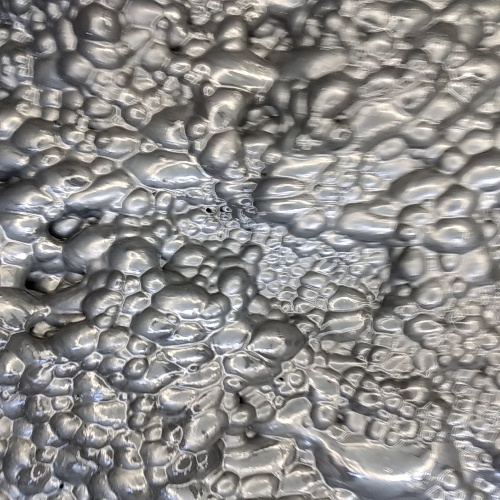
#> input picture web_project/video_detection/statics/images/rl4_pb15-7-0.jpg, 500 x 500 px
$ python -i image_model.py   (imports and definitions only)
#> lines starting #> are read from the running program, lines starting #| are printed output that depends on the picture; after the words box and inside, x2 and y2 are one past the last pixel; in counts of white or black regions, pixels touching at a corner belong together
import numpy as np
import cv2
import skimage.morphology as skm
from skimage import measure, color


def image_segmentation(path_img, size_img, display_results=True):
    #================================================================
    # Read the image and convert it to gray scale

#> called with path_img = 'statics/images/rl4_pb15-7-0.jpg', size_img = (500, 500), display_results = True
    img = cv2.imread(path_img)
#> img is the input picture: shape (500, 500, 3); mean B, G, R 138.6, 140.2, 142.1
    gray_img = cv2.cvtColor(img, cv2.COLOR_BGR2GRAY)

    #================================================================
    # Preprocessing of the image

    # sharpen operation
    kernel_pre1 = np.array([[0, -1, 0], [-1, 5, -1], [0, -1, 0]])
    #kernel_pre1 = np.array([[-1, -1, -1, -1, -1],[-1, -1, -1, -1, -1],[-1, -1, 27, -1, -1], [-1, -1, -1, -1, -1], [-1, -1, -1, -1, -1]])
    #kernel_pre = np.array([[-1, -1, -1], [-1, 9, -1], [-1, -1, -1]])
    img_sharpen = cv2.filter2D(gray_img, -1, kernel_pre1)

    # gaussien blur operation
    kernel_pre2 = np.array([[1, 4, 6, 4, 1], [4, 16, 24, 16, 4],
                            [6, 24, 36, 24, 6], [4, 16, 24, 16, 4],
                            [1, 4, 6, 4, 1]]) / 256
    img_blur = cv2.filter2D(img_sharpen, -1, kernel_pre2)
    #img_smooth = cv2.medianBlur(img_sharpen,3)

    #================================================================
    # edges extraction based on the adaptive treshold

    img_AT_1 = cv2.adaptiveThreshold(img_blur, 255,
                                     cv2.ADAPTIVE_THRESH_GAUSSIAN_C,
                                     cv2.THRESH_BINARY, 9, 3)
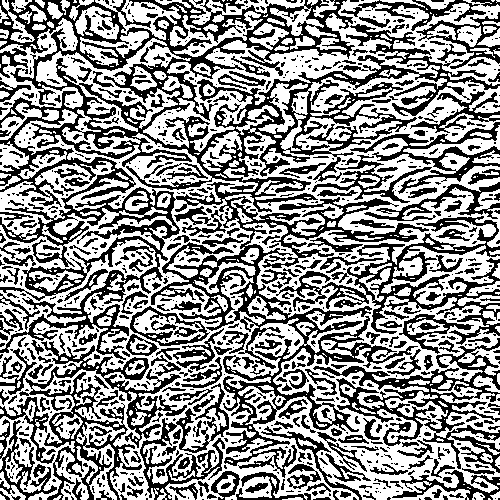
#> img_AT_1: shape (500, 500); 56.6% white; 1050 black regions (699 under 20 px), largest, box (x1, y1, x2, y2) and area: (0, 0, 500, 478) 49595, (19, 341, 187, 500) 5896, (276, 216, 500, 345) 5802
    closing1 = skm.area_closing(img_AT_1, area_threshold=15, connectivity=1)
#> closing1: shape (500, 500); 58.2% white; 419 black regions (68 under 20 px), largest, box (x1, y1, x2, y2) and area: (0, 0, 500, 478) 48935, (19, 341, 187, 500) 5861, (279, 216, 500, 345) 5783

    #================================================================
    # Extraction of sure forground using distance transform, treshold and opening algorithms

    # distance transform allow more controle than erosion
    dist_transform = cv2.distanceTransform(closing1, cv2.DIST_L2, 3)
    ret1, sure_fg1 = cv2.threshold(dist_transform, 0.1 * dist_transform.max(),
                                   255, cv2.THRESH_BINARY)
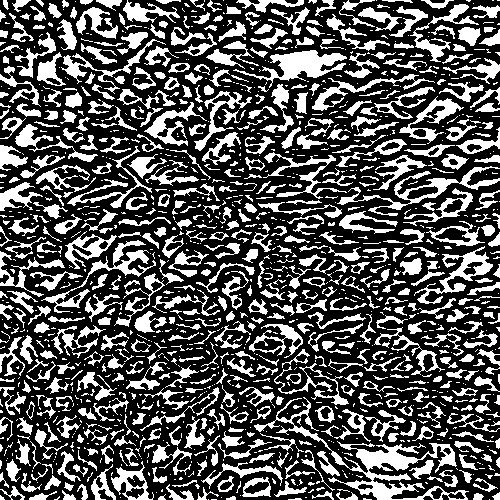
#> sure_fg1: shape (500, 500) float32; 32.9% white; 1316 white regions (750 under 20 px), largest, box (x1, y1, x2, y2) and area: (254, 397, 469, 500) 3409, (233, 50, 347, 88) 1542, (337, 166, 500, 216) 1367
#> ret1 = 1.19

    kernel = np.ones((3, 3), np.uint8)
    opening = cv2.morphologyEx(sure_fg1, cv2.MORPH_OPEN, kernel, iterations=1)
#> opening: shape (500, 500) float32; 22.2% white; 999 white regions (352 under 20 px), largest, box (x1, y1, x2, y2) and area: (271, 50, 346, 80) 1264, (356, 446, 417, 470) 841, (347, 481, 406, 500) 550
    sure_fg2 = opening.astype(np.uint8)

    #================================================================
    # Creating background image (white image all value == 255)
    # we don't need to use dilation because in our case we dont have a background

    sure_bg = np.full(size_img, 255, np.uint8)
    #kernel = np.ones((3,3),np.uint8)
    #sure_bg = cv2.dilate(sure_fg2, kernel, iterations = 100)

    #================================================================
    # Finding unknown region

    unknown1 = cv2.subtract(sure_bg, sure_fg2)
#> unknown1: shape (500, 500); 77.8% white; 999 black regions (352 under 20 px)
#> sure_bg: shape (500, 500); every value is 255

    #================================================================
    # preparing markers

    # Marker labelling
    ret1, markers1 = cv2.connectedComponents(sure_fg2)
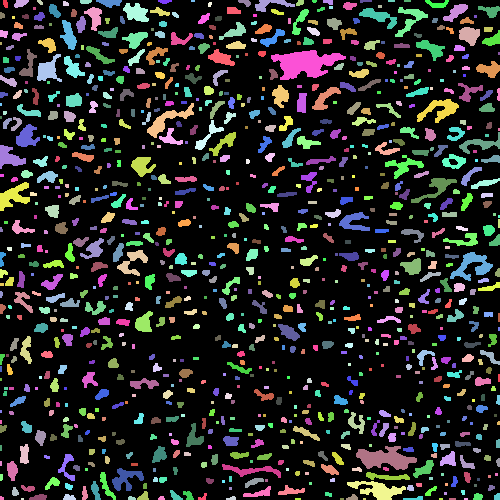
#> markers1: shape (500, 500) int32; 1000 distinct labels, from 0 to 999; one colour per label, 0 black
#> ret1 = 1000
    # Add one to all labels so that sure background is not 0, but 1
    markers1 = markers1 + 1
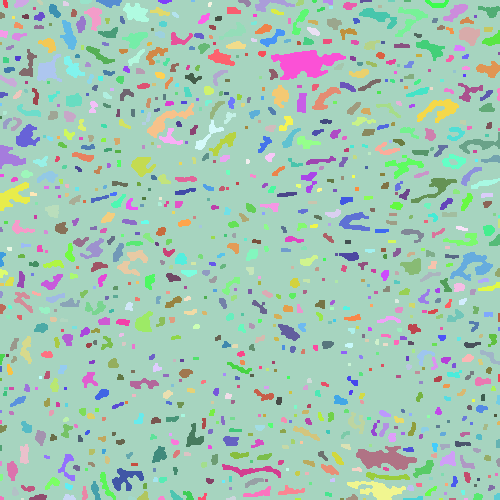
#> markers1: shape (500, 500) int32; 1000 distinct labels, from 1 to 1000; one colour per label, 0 black
    # Now, mark the region of unknown with zero
    markers1[unknown1 == 255] = 0
#> markers1: shape (500, 500) int32; 1000 distinct labels, from 0 to 1000

    #================================================================
    # apply watershed algorithm

    markers1 = cv2.watershed(img, markers1)
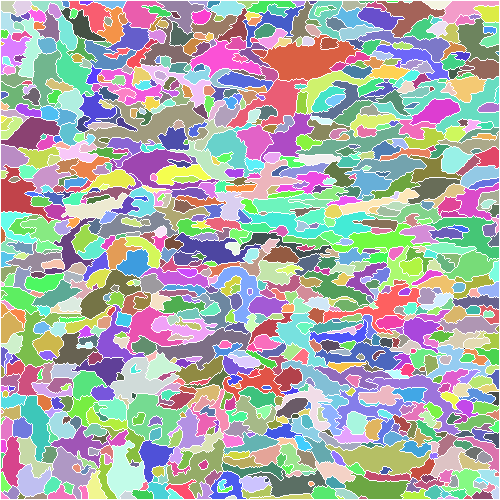
#> markers1: shape (500, 500) int32; 1001 distinct labels, from -1 to 1000; one colour per label, 0 black, -1 white
    markers1_img = markers1.astype(np.uint8)
    markers1b = color.label2rgb(markers1, bg_label=0)
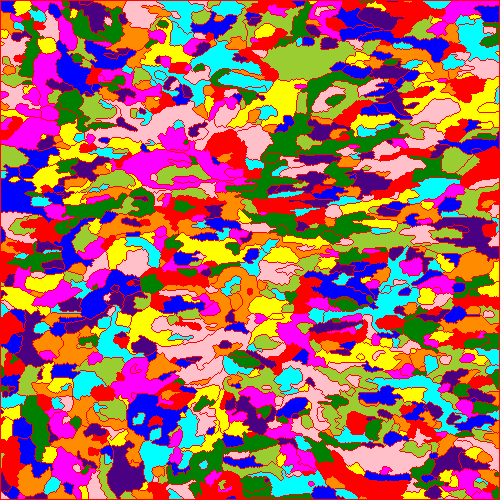
#> markers1b: shape (500, 500, 3) float64; mean R, G, B 0.649, 0.412, 0.389

    #================================================================
    # display images

    if display_results == True:
        img1 = np.copy(img)
        img1[markers1 == -1] = [0, 0, 255]
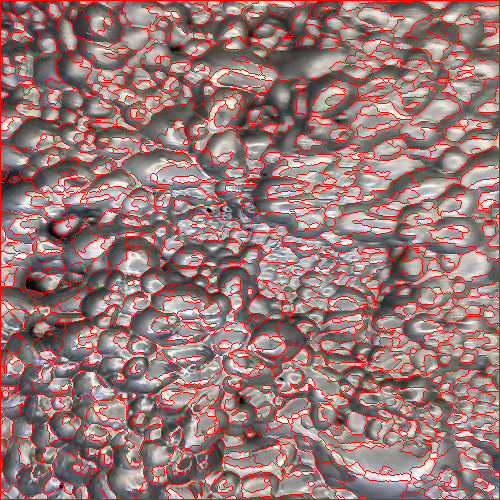
#> img1: shape (500, 500, 3); 13.78% of pixels changed, all inside (x1, y1, x2, y2) = (0, 0, 500, 500)
        # [11 lines of commented-out code are left out]

    cv2.waitKey(0)
    cv2.destroyAllWindows()

    return markers1, gray_img, img1, opening, markers1_img


def bubble_size_measurements(markers, gray_img, list_max_group_perimeters,
                             list_max_group_areas, pixels_to_mm):
    ### this function arrange perimeters and areas into groups and returns :
    # the total number of bubbles in an image
    # a list of percentage of number of items in each group
    # a average perimeter and the average area in each group

#> called with pixels_to_mm = 1
    regions = measure.regionprops(markers, intensity_image=gray_img)
#> regions = 999 regions; largest, box (x1, y1, x2, y2) and area: (260, 35, 361, 81) 2351, (85, 100, 208, 148) 2234, (403, 77, 499, 134) 1778, (326, 440, 431, 475) 1711, (110, 149, 219, 190) 1469
    pixels_to_mm = 1  # Determine how many pixels are in each mm
    perimeters_list = []
    areas_list = []

    for region in regions:
        perimeters_list.append(region['perimeter'] * pixels_to_mm)
        areas_list.append(region['area'] * pixels_to_mm**2)
#> after the loop, areas_list = 999 values, max 2351 at index 108, min 5 at index 810, mean 215.8; perimeters_list = 999 values, max 590.5 at index 217, min 5.21 at index 810, mean 72.8

    # Calculate the total number of bubbles
    total_number = len(regions)
#> total_number = 999

    # Creat groupes of perimeters and areas
    list_groups_perimeters = []
    list_groups_areas = []
    for i in range(len(list_max_group_perimeters) + 1):
        list_groups_perimeters.append([])
        list_groups_areas.append([])

    # Arrange perimeters and areas into groups
    for (perimeter, area) in zip(perimeters_list, areas_list):
        i = 0  # the index of a groupe of perimeters in list_groups_perimeters (same with areas)
        perimeter_appended = False
        area_appended = False
        for (max_group_perimeters,
             max_group_areas) in zip(list_max_group_perimeters,
                                     list_max_group_areas):
            if perimeter <= max_group_perimeters and perimeter_appended == False:
                list_groups_perimeters[i].append(perimeter)
                perimeter_appended = True

            if area <= max_group_areas and area_appended == False:
                list_groups_areas[i].append(area)
                area_appended = True

            i = i + 1  # we pass to the next groupe of perimeters or areas

        # for the last groupe
        if perimeter > list_max_group_perimeters[
                i - 1] and perimeter_appended == False:
            list_groups_perimeters[i].append(perimeter)
            perimeter_appended = True

        if area > list_max_group_areas[i - 1] and area_appended == False:
            list_groups_areas[i].append(area)
            area_appended = True
#> this loop made 999 passes

    # Calculate the percentage and the average for each group
    list_percentages = []
    list_averages = []
    for (group_p, group_a) in zip(list_groups_perimeters, list_groups_areas):

        ####################################################################
        # Calculate the percentage of number of items in each group
        ####################################################################
        percentage = {}

        ### for the group of perimeters
        if group_p:  # if the list group_p is not empty
            p = len(group_p) / total_number
            p = p * 100
            percentage["perimeters"] = p
        else:
            percentage["perimeters"] = 0

        ### for the group of areas
        if group_a:  # if the list group_p is not empty
            p = len(group_a) / total_number
            p = p * 100
            percentage["areas"] = p
        else:
            percentage["areas"] = 0

        list_percentages.append(percentage)

        ####################################################################
        # Calculate the average perimeter and the average area in each group
        ####################################################################
        average = {}

        ### for the group perimeters
        if group_p:  # if the list group_p is not empty
            a = sum(group_p) / len(group_p)
            average["perimeter"] = a
        else:
            average["perimeter"] = -1

        ### for the group areas
        if group_a:  # if the list group_p is not empty
            a = sum(group_a) / len(group_a)
            average["area"] = a
        else:
            average["area"] = -1

        list_averages.append(average)
#> this loop made 4 passes
#> p on passes 1 to 4: 88.39, 9.11, 2.3, 0.2
#> after the loop, list_averages = 4 items; list_percentages = 4 items

    return total_number, list_percentages, list_averages


def bubble_size_distribution(path_img,
                             size_img,
                             list_max_group_perimeters,
                             list_max_group_areas,
                             pixels_to_mm,
                             display_results=True):
    # segment the image
    markers, gray_img, img1, opening, markers1_img = image_segmentation(
        path_img, size_img, display_results)
    # extract bubble size measurements
    total_number, list_percentages, list_averages = bubble_size_measurements(
        markers, gray_img, list_max_group_perimeters, list_max_group_areas,
        pixels_to_mm)
#> total_number = 999; list_percentages = 4 items; list_averages = 4 items

    segmented_froth_img = r'static\app_resources\images\output\segmented_froth_img.png'
    Otsu_thresholding_img = r'static\app_resources\images\output\Otsu_thresholding_img.png'
    shadow_img = r'static\app_resources\images\output\shadow_img.png'

    #save the result images in the static folder
    cv2.imwrite(segmented_froth_img, img1)
    cv2.imwrite(Otsu_thresholding_img, opening)
    cv2.imwrite(shadow_img, markers1_img)

    #The reason behind saving the imgs  in the django statics folder (root_folder) is that when DEBUG = False the statics in the static folder should be also in the django statics
    #Which means any change should be on both sides and that's also a problem that should be fixed
    segmented_froth_img2 = r'Django_statics\app_resources\images\output\segmented_froth_img.png'
    Otsu_thresholding_img2 = r'Django_statics\app_resources\images\output\Otsu_thresholding_img.png'
    shadow_img2 = r'Django_statics\app_resources\images\output\shadow_img.png'

    cv2.imwrite(segmented_froth_img2, img1)
    cv2.imwrite(Otsu_thresholding_img2, opening)
    cv2.imwrite(shadow_img2, markers1_img)

    return total_number, list_percentages, list_averages


def image_processus(path_img):
    size_img = (500, 500)
    list_max_group_perimeters = [100, 300, 500]
    list_max_group_areas = [500, 1000, 2000]
    pixels_to_mm = 1

    total_number, list_percentages, list_averages = bubble_size_distribution(
        path_img,
        size_img,
        list_max_group_perimeters,
        list_max_group_areas,
        pixels_to_mm,
        display_results=True)
#> total_number = 999; list_percentages = 4 items; list_averages = 4 items
    # if display_results == True the function will display the images results in each step of segmentation

    return total_number, list_percentages, list_averages


# [36 lines left out: functions extractImages, crop, not called in this run]

>>> result = image_processus('statics/images/rl4_pb15-7-0.jpg')

$ run again, on web_project/video_detection/statics/images/rl4_pb15-7-24.jpg
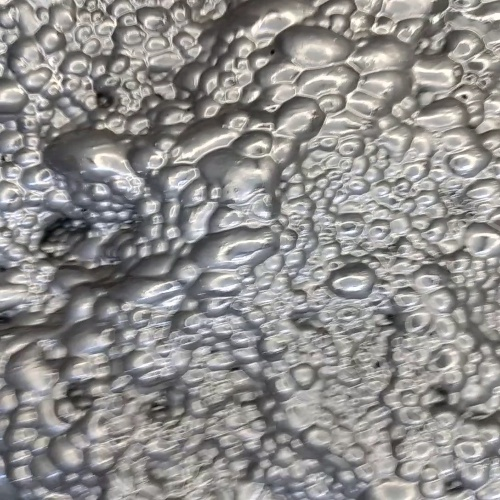
#> input picture web_project/video_detection/statics/images/rl4_pb15-7-24.jpg, 500 x 500 px
#> in image_segmentation, img is the input picture: shape (500, 500, 3); mean B, G, R 140.8, 142.5, 144.2
#> img_AT_1: shape (500, 500); 56.4% white; 962 black regions (642 under 20 px), largest, box (x1, y1, x2, y2) and area: (0, 0, 500, 500) 79596, (394, 433, 500, 499) 1765, (341, 160, 445, 207) 712
#> closing1: shape (500, 500); 57.9% white; 387 black regions (69 under 20 px), largest, box (x1, y1, x2, y2) and area: (0, 0, 500, 500) 79078, (394, 433, 500, 499) 1759, (341, 160, 445, 207) 712
#> sure_fg1: shape (500, 500) float32; 24.9% white; 1814 white regions (1134 under 20 px), largest, box (x1, y1, x2, y2) and area: (47, 131, 133, 174) 1573, (199, 0, 307, 62) 1025, (282, 28, 350, 63) 932
#> in image_segmentation, `ret1, sure_fg1 = cv2.threshold(dist_transform, 0.1 * dist_transform.ma..`: ret1 = 1.66
#> opening: shape (500, 500) float32; 16.5% white; 856 white regions (297 under 20 px), largest, box (x1, y1, x2, y2) and area: (48, 131, 111, 170) 1214, (215, 0, 293, 33) 813, (225, 162, 261, 200) 583
#> unknown1: shape (500, 500); 83.5% white; 856 black regions (297 under 20 px)
#> sure_bg: shape (500, 500); every value is 255
#> in image_segmentation, `ret1, markers1 = cv2.connectedComponents(sure_fg2)`:
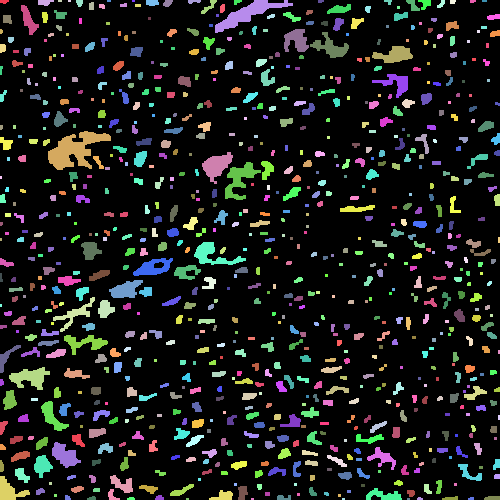
#> markers1: shape (500, 500) int32; 857 distinct labels, from 0 to 856; one colour per label, 0 black
#> in image_segmentation, `ret1, markers1 = cv2.connectedComponents(sure_fg2)`: ret1 = 857
#> in image_segmentation, `img1[markers1 == -1] = [0, 0, 255]`:
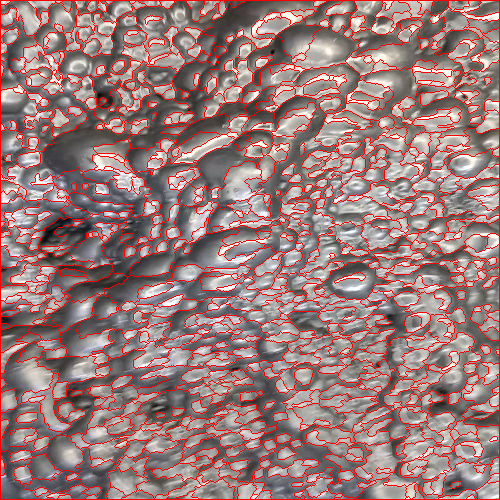
#> img1: shape (500, 500, 3); 12.96% of pixels changed, all inside (x1, y1, x2, y2) = (0, 0, 500, 500)
#> regions = 856 regions; largest, box (x1, y1, x2, y2) and area: (8, 109, 132, 201) 3506, (256, 96, 338, 221) 2672, (402, 61, 499, 137) 2381, (121, 1, 219, 63) 2367, (202, 1, 318, 65) 2198
#> after the loop in bubble_size_measurements, `for region in regions:`: areas_list = 856 values, max 3506 at index 230, min 5 at index 855, mean 254.2; perimeters_list = 856 values, max 836.6 at index 316, min 4.41 at index 855, mean 80.45
#> in bubble_size_measurements, `total_number = len(regions)`: total_number = 856
#> the loop in bubble_size_measurements, `for (perimeter, area) in zip(perimeters_list, areas_list):` made 856 passes
#> (perimeter, area) on passes 1, 2, 4, 5, 8, 9, 10, 11: (18.24, 24), (77.7, 201), (33.8, 68), (55.42, 135), (43.07, 81), (33.94, 70), (65.83, 210), (52.63, 130)
#> the loop in bubble_size_measurements, `for (group_p, group_a) in zip(list_groups_perimeters, list_groups_area..` made 4 passes
#> p on passes 1 to 4: 86.92, 8.88, 3.5, 0.701
#> after the loop in bubble_size_measurements, `for (group_p, group_a) in zip(list_groups_perimeters, list_groups_area..`: list_averages = 4 items
#> in bubble_size_distribution, `total_number, list_percentages, list_averages = bubble_size_measuremen..`: total_number = 856; list_percentages = 4 items
#> in image_processus, `total_number, list_percentages, list_averages = bubble_size_distributi..`: total_number = 856; list_percentages = 4 items
